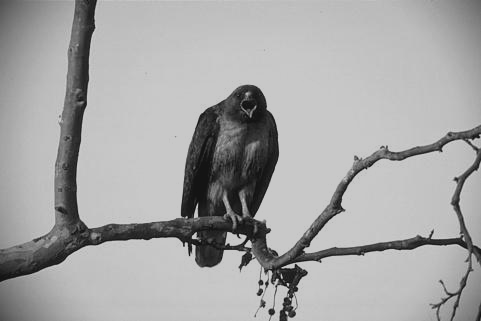
%> input picture 04_Pedro_Zeola/42049_20-200.png, 481 x 321 px
$ octave atv04_03.m   (GNU Octave 9; MATLAB toolbox functions it lacks are replaced by stand-ins)
%> lines starting %> are read from the running program, lines starting %| are printed output that depends on the picture

%% Atividade 04

% Ex: 03

clear all; close all; clc

img = imread('42049_20-200.png');
%> img is the input picture: size 321x481 uint8; min 20, max 200, mean 165.4
figure(1), myimhist(img), title('myimhist')
%> in myimhist, `[count,bin] = hist(img(:), 0:255);`: count = 256 values, max 26577 at index 201, min 0 at index 1, mean 603.1; bin = 256 values from 0 to 255
%> after `title('myimhist')`:
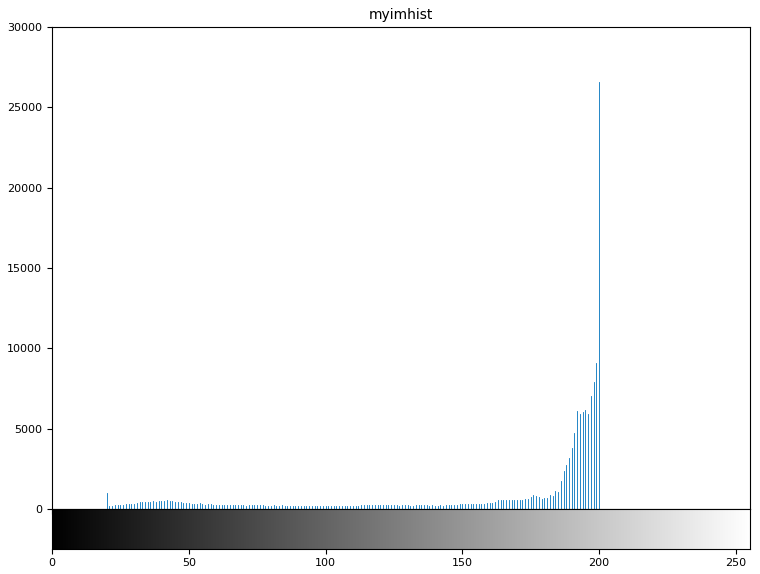
%> figure redrawn from the program's plot data, 2 panels
figure(2), imhist(img), title('imhist')
%> after `title('imhist')`:
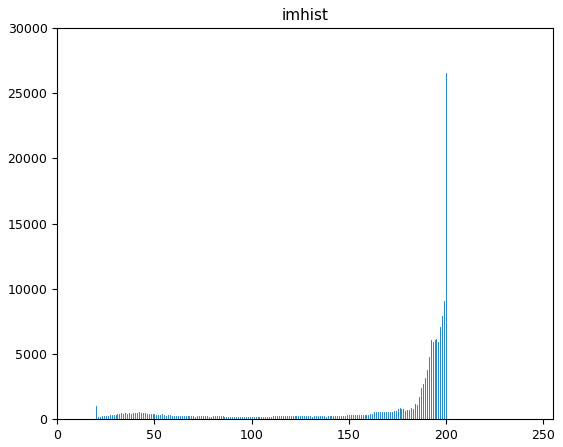
%> figure redrawn from the program's plot data; highest point at x = 200, y = 26577

function myimhist(img)
    img = im2uint8(img);

    [count,bin] = hist(img(:), 0:255);
    stem(bin,count, 'Marker','none')

    hAx = gca;
    set(hAx, 'XLim',[0 255], 'XTickLabel',[], 'Box','on')

    % cria eixos e desenhe a barra de cores em tons de cinza
    hAx2 = axes('Position',get(hAx,'Position'), 'HitTest','off');
    image(0:255, [0 1], repmat(linspace(0,1,256),[1 1 3]), 'Parent',hAx2)
    set(hAx2, 'XLim',[0 255], 'YLim',[0 1], 'YTick',[], 'Box','on')

    % redimensione o eixo para abrir espaço para a barra de cores
    set(hAx, 'Units','pixels')
    p = get(hAx, 'Position');
    set(hAx, 'Position',[p(1) p(2)+26 p(3) p(4)-26])
    set(hAx, 'Units','normalized')

    % posiciona a barra de cores na parte inferior
    set(hAx2, 'Units','pixels')
    p = get(hAx2, 'Position');
    set(hAx2, 'Position',[p(1:3) 26])
    set(hAx2, 'Units','normalized')

    % ligar os limites x dos dois eixos
    linkaxes([hAx;hAx2], 'x')
    set(gcf, 'CurrentAxes',hAx)

end
